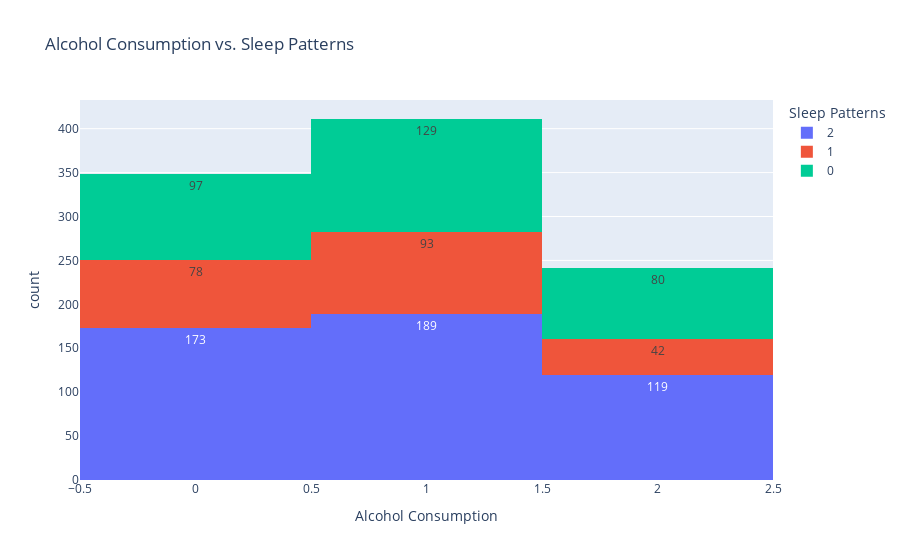

The notebook cell saved with this chart:
### Code cell
# Visualization for Alcohol Consumption and Sleep Patterns.
age_smoking_bar = px.histogram(df, x=df['Alcohol Consumption'], color=df['Sleep Patterns'],
                               text_auto=True, title='Alcohol Consumption vs. Sleep Patterns')
age_smoking_bar.show()

### Figure 1 — Plotly figure (JSON) as saved in the notebook; plotly's stock layout.template omitted (floating-point values rounded to 4 significant figures; data arrays with more than 128 entries replaced by an {"elided": "..."} marker saying what was removed)
{"data": [{"bingroup": "x", "hovertemplate": "Sleep Patterns=2<br>Alcohol Consumption=%{x}<br>count=%{y}<extra></extra>", "legendgroup": "2", "marker": {"color": "#636efa", "pattern": {"shape": ""}}, "name": "2", "orientation": "v", "showlegend": true, "texttemplate": "%{value}", "type": "histogram", "x": {"elided": "481 int values"}, "xaxis": "x", "yaxis": "y"}, {"bingroup": "x", "hovertemplate": "Sleep Patterns=1<br>Alcohol Consumption=%{x}<br>count=%{y}<extra></extra>", "legendgroup": "1", "marker": {"color": "#EF553B", "pattern": {"shape": ""}}, "name": "1", "orientation": "v", "showlegend": true, "texttemplate": "%{value}", "type": "histogram", "x": {"elided": "213 int values"}, "xaxis": "x", "yaxis": "y"}, {"bingroup": "x", "hovertemplate": "Sleep Patterns=0<br>Alcohol Consumption=%{x}<br>count=%{y}<extra></extra>", "legendgroup": "0", "marker": {"color": "#00cc96", "pattern": {"shape": ""}}, "name": "0", "orientation": "v", "showlegend": true, "texttemplate": "%{value}", "type": "histogram", "x": {"elided": "306 int values"}, "xaxis": "x", "yaxis": "y"}], "layout": {"barmode": "relative", "legend": {"title": {"text": "Sleep Patterns"}, "tracegroupgap": 0}, "title": {"text": "Alcohol Consumption vs. Sleep Patterns"}, "xaxis": {"anchor": "y", "domain": [0, 1], "title": {"text": "Alcohol Consumption"}}, "yaxis": {"anchor": "x", "domain": [0, 1], "title": {"text": "count"}}}}
